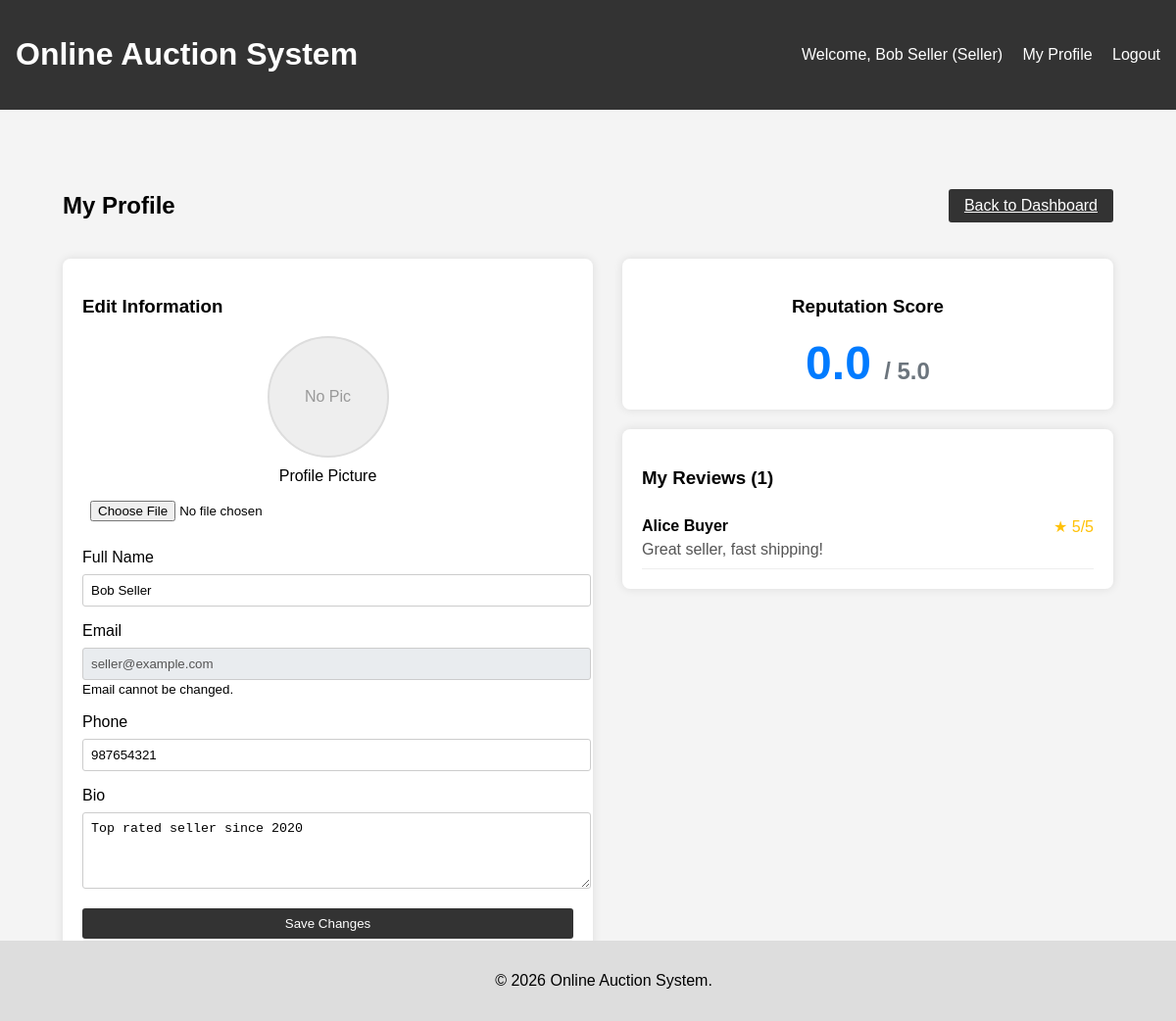
Page /index.php?page=profile (signed in) on the committed database.
### tables this page shows
CREATE TABLE users (
    id INT AUTO_INCREMENT PRIMARY KEY,
    name VARCHAR(255) NOT NULL,
    email VARCHAR(255) UNIQUE NOT NULL,
    password_hash VARCHAR(255) NOT NULL,
    phone VARCHAR(50),
    bio TEXT,
    profile_pic VARCHAR(255),
    role ENUM('buyer', 'seller', 'moderator', 'admin') NOT NULL DEFAULT 'buyer',
    seller_verified BOOLEAN DEFAULT FALSE,
    is_active BOOLEAN DEFAULT TRUE,
    reputation_score DECIMAL(5,2) DEFAULT 0.00,
    created_at TIMESTAMP DEFAULT CURRENT_TIMESTAMP
);

CREATE TABLE reviews (
    id INT AUTO_INCREMENT PRIMARY KEY,
    listing_id INT NOT NULL,
    reviewer_id INT NOT NULL,
    reviewee_id INT NOT NULL,
    rating INT CHECK (rating BETWEEN 1 AND 5),
    review_text TEXT,
    created_at TIMESTAMP DEFAULT CURRENT_TIMESTAMP,
    FOREIGN KEY (listing_id) REFERENCES listings(id) ON DELETE CASCADE,
    FOREIGN KEY (reviewer_id) REFERENCES users(id) ON DELETE CASCADE,
    FOREIGN KEY (reviewee_id) REFERENCES users(id) ON DELETE CASCADE
);

### view/auth/profile.php (the view, shortened to what this page needs)
<?php require_once 'view/layout/header.php'; ?>
<div class="container">
    <div style="display:flex; justify-content:space-between; align-items:center;">
        <h2>My Profile</h2>
        <a href="index.php?page=<?= $_SESSION['role'] ?>_dashboard" class="btn">Back to Dashboard</a>
    </div>
    <div style="display:flex; gap:30px; margin-top:20px; flex-wrap:wrap;">
        <div style="flex:1; min-width:300px; background:#fff; padding:20px; border-radius:8px; box-shadow:0 0 10px rgba(0,0,0,0.1);">
            <h3>Edit Information</h3>
            <form method="POST" action="index.php?page=profile" enctype="multipart/form-data">
                <div class="form-group" style="text-align:center; margin-bottom:20px;">
                    <?php if(!empty($user['profile_pic'])): ?>
                        <img src="<?= htmlspecialchars($user['profile_pic']) ?>" style="width:120px; height:120px; border-radius:50%; object-fit:cover; border:2px solid #ddd; margin-bottom:10px;">
                    <?php else: ?>
                        <div style="width:120px; height:120px; border-radius:50%; background:#eee; display:flex; align-items:center; justify-content:center; margin:0 auto 10px auto; color:#999; border:2px solid #ddd;">No Pic</div>
                    <?php endif; ?>
                    <label>Profile Picture</label>
                    <input type="file" name="profile_pic" accept="image/*" style="width:100%; border:none;">
                </div>
                <div class="form-group">
                    <label>Full Name</label>
                    <input type="text" name="name" value="<?= htmlspecialchars($user['name']) ?>" required>
                </div>
                <div class="form-group">
                    <label>Email</label>
                    <input type="email" value="<?= htmlspecialchars($user['email']) ?>" disabled style="background:#e9ecef;">
                    <small>Email cannot be changed.</small>
                </div>
                <div class="form-group">
                    <label>Phone</label>
                    <input type="text" name="phone" value="<?= htmlspecialchars($user['phone']) ?>">
                </div>
                <div class="form-group">
                    <label>Bio</label>
                    <textarea name="bio" rows="4" style="width:100%; padding:0.5rem; border:1px solid #ccc; border-radius:3px;"><?= htmlspecialchars($user['bio']) ?></textarea>
                </div>
                <button type="submit" class="btn" style="width:100%;">Save Changes</button>
            </form>
        </div>
        <div style="flex:1; min-width:300px;">
            <div style="background:#fff; padding:20px; border-radius:8px; box-shadow:0 0 10px rgba(0,0,0,0.1); margin-bottom:20px; text-align:center;">
                <h3>Reputation Score</h3>
                <div style="font-size:48px; font-weight:bold; color:#007bff;">
                    <?= number_format($user['reputation_score'], 1) ?> <span style="font-size:24px; color:#6c757d;">/ 5.0</span>
                </div>
            </div>
            <div style="background:#fff; padding:20px; border-radius:8px; box-shadow:0 0 10px rgba(0,0,0,0.1);">
                <h3>My Reviews (<?= count($reviews) ?>)</h3>
                <?php if(empty($reviews)): ?>
                    <p>You have not received any reviews yet.</p>
                <?php else: ?>
                    <ul style="list-style:none; padding:0; margin:0;">
                        <?php foreach($reviews as $review): ?>
                            <li style="border-bottom:1px solid #eee; padding:10px 0;">
                                <div style="display:flex; justify-content:space-between;">
                                    <strong><?= htmlspecialchars($review['reviewer_name']) ?></strong>
                                    <span style="color:#ffc107;">★ <?= $review['rating'] ?>/5</span>
                                </div>
                                <p style="margin:5px 0 0 0; color:#555;"><?= htmlspecialchars($review['review_text']) ?></p>
                            </li>
                        <?php endforeach; ?>
                    </ul>
                <?php endif; ?>
            </div>
        </div>
    </div>
</div>
<?php require_once 'view/layout/footer.php'; ?>

### assets/css/style.css (style rules this page uses)
body { font-family: Arial, sans-serif; margin: 0; padding: 0; background-color: #f4f4f4; }
.container { padding: 2rem; max-width: 1200px; margin: auto; }
.form-group { margin-bottom: 1rem; }
.form-group label { display: block; margin-bottom: 0.5rem; }
.form-group input { width: 100%; padding: 0.5rem; border: 1px solid #ccc; border-radius: 3px; }
.btn { background: #333; color: #fff; padding: 0.5rem 1rem; border: none; border-radius: 3px; cursor: pointer; }

### rows in the picture
users: name "Bob Seller", email "seller@example.com", phone "987654321", bio "Top rated seller since 2020", reputation_score "0.0"
reviews: reviewer.name "Alice Buyer", rating "5", review_text "Great seller, fast shipping!"

### other values in the picture
$_SESSION['name'] "Bob Seller"
$_SESSION['role'] "Seller"
count($reviews) "1"
